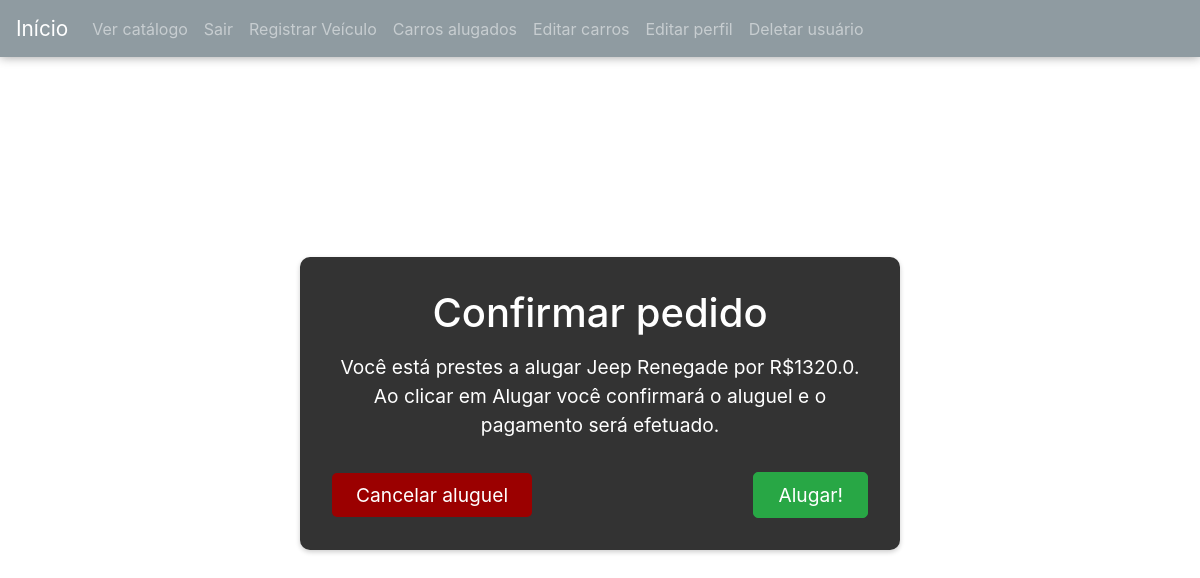
Screenshot of /processamento/2 (signed in) with the database file from the repository.
### website/models.py (models this page shows)
class Carro(db.Model):
    id = db.Column(db.Integer(), primary_key=True)
    nome = db.Column(db.String(length=30), nullable=False)
    marca = db.Column(db.String(length=30), nullable=False)
    ano_fabricacao = db.Column(db.Integer(), nullable=False)
    consumo = db.Column(db.Float(), nullable=False)
    locador = db.Column(db.Integer(), db.ForeignKey('user.id'))
    preco_base = db.Column(db.Float(), nullable=False)
    descricao = db.Column(db.String(length=500))
    imagem = db.relationship('Foto', backref='imagem', lazy=True)

### website/routes.py (the view)
@routes.route('/processamento/<carro_id>', methods=['GET', 'POST'])
@login_required
def processamento(carro_id):
    carro_alugado = Carro.query.get_or_404(carro_id)
    form = AlugarForm()
    if form.validate_on_submit():
        carro_alugado.locador = current_user.id
        db.session.commit()
        flash(f'Alugado com sucesso! {carro_alugado.nome} está te aguardando na concessionária!', category='success')
        return redirect(url_for('routes.home'))
    if form.errors != {}:
        for err_msg in form.errors.values():
            flash(f'Erro ao concluir aluguel: { err_msg }', category='danger')
    return render_template('processamento.html', carro=carro_alugado, current_user=current_user, form=form)

### website/forms.py
class AlugarForm(FlaskForm):
    submit = SubmitField(label='Alugar!')

### website/models.py (called while the page is built)
@login_manager.user_loader
def load_user(user_id):
    return User.query.get(int(user_id))

### website/templates/processamento.html (shortened to what this page needs)
{% extends 'base.html' %}
{% block style %}<link rel="stylesheet" href="../static/confirmacoes.css">{% endblock %}
{% block content %}
    <div class="confirmation-container">
        <h1>Confirmar pedido</h1>
        <p>Você está prestes a alugar {{ carro.marca }} {{ carro.nome }} por R${{ carro.preco_base }}. Ao clicar em Alugar você confirmará o aluguel e o pagamento será efetuado. </p>
        <form method="post" class="form-register">
            <a class="btn btn-secondary btn-lg" href="{{ url_for('routes.catalogo') }}">Cancelar aluguel</a>
            {{ form.submit(class='btn btn-success btn-lg') }}
        </form>
    </div>
{% endblock %}

### website/static/base.css (style rules this page uses)
* { margin: 0px; padding:0px; box-sizing: border-box; }

### website/static/confirmacoes.css (style rules this page uses)
.confirmation-container { max-width: 600px; margin: 25vh auto; text-align: center; padding: 2rem; border-radius: 10px; background-color: rgba(255, 255, 255, 0.9); box-shadow: 0 2px 5px rgba(0, 0, 0, 0.2); background-color: #333; }
.confirmation-container h1 { font-size: 2.5rem; margin-bottom: 1rem; color: #ffffff; }
.confirmation-container p { font-size: 1.2rem; margin-bottom: 2rem; color: #ffffff; }
.form-register { display: flex; justify-content: space-between; align-items: center; }
.form-register .btn { padding: 0.5rem 1.5rem; border-radius: 5px; cursor: pointer; text-decoration: none; color: #fff; font-size: 1.2rem; transition: background-color 0.3s ease; }
.form-register .btn-secondary { background-color: #9b0000; border: none; }

### rows the page displays
Carro: marca "Jeep", nome "Renegade", preco_base "1320.0"
